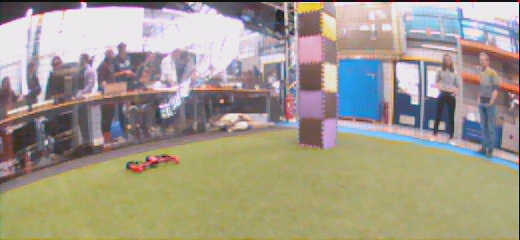
#> input picture dronet_training/testing/HMB_3/images/517950684.jpg, 520 x 240 px
$ jupyter execute run_small_CNN.ipynb
#> lines starting #> are read from the running program, lines starting #| are printed output that depends on the picture; after the words box and inside, x2 and y2 are one past the last pixel; in counts of white or black regions, pixels touching at a corner belong together
[cell 1]
import os
import matplotlib.pyplot as plt
import cv2
import random
import numpy as np

def get_image_disparity_pairs(image_folder, disparity_folder, num_pairs=6):
#> called with image_folder = 'images', disparity_folder = 'disparities', num_pairs = 6
    random.seed(42)
    # Get all image and disparity file names
    image_files = sorted(os.listdir(image_folder))
    disparity_files = sorted(os.listdir(disparity_folder))

    # Create a mapping from disparity filenames to their corresponding image filenames
    disparity_map = {f.split('-')[0]: f for f in disparity_files}

    # Find matching pairs
    pairs = []
    for img_file in image_files:
        img_id = img_file.split('.')[0]  # Extract the ID from image filename
        if img_id in disparity_map:
            pairs.append((img_file, disparity_map[img_id]))

    # Randomly select num_pairs of them
    selected_pairs = random.sample(pairs, min(num_pairs, len(pairs)))
    return selected_pairs

def plot_image_disparity_pairs(image_folder, disparity_folder, pairs):
#> called with image_folder = 'images', disparity_folder = 'disparities'
    plt.figure(figsize=(12, 12))

    for i, (image_file, disparity_file) in enumerate(pairs):
        # Read the image and disparity map
        img_path = os.path.join(image_folder, image_file)
        disparity_path = os.path.join(disparity_folder, disparity_file)

        img = cv2.imread(img_path)
#> img is the input picture: shape (240, 520, 3); mean B, G, R 139.7, 155, 162.2
        img = cv2.cvtColor(img, cv2.COLOR_BGR2RGB)  # Convert BGR to RGB
        disparity = cv2.imread(disparity_path, cv2.IMREAD_GRAYSCALE)
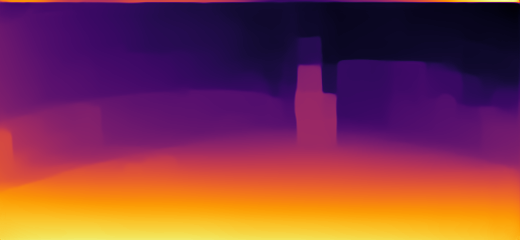
#> input picture dronet_training/testing/HMB_3/disparities/517950684-dpt_beit_large_512.png, 520 x 240 px
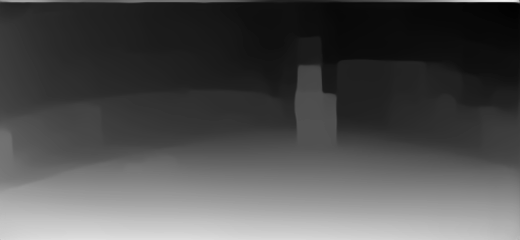
#> disparity: shape (240, 520); min 0, max 243, mean 79.5

        # Plot Image
        plt.subplot(len(pairs), 2, 2 * i + 1)
        plt.imshow(img)
        plt.axis('off')
        plt.title(f"Image: {image_file}")

        # Plot Disparity
        plt.subplot(len(pairs), 2, 2 * i + 2)
        plt.imshow(disparity, cmap='plasma')  # Use a colormap to better visualize disparities
        plt.axis('off')
        plt.title(f"Disparity: {disparity_file}")

    plt.tight_layout()
    plt.show()
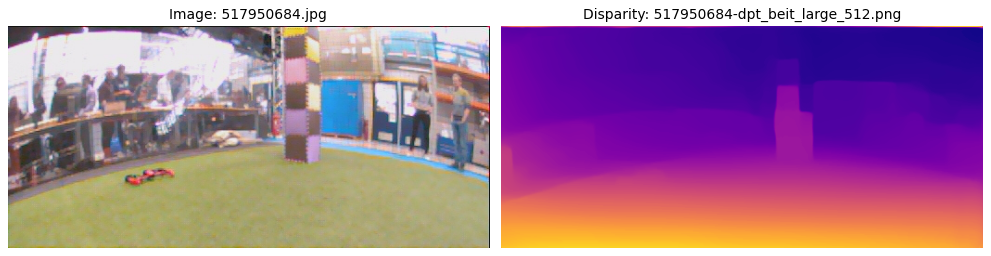
#> figure drawn by matplotlib, 2 panels

# Set folder paths
image_folder = 'images'
disparity_folder = 'disparities'

# Get image-disparity pairs
pairs = get_image_disparity_pairs(image_folder, disparity_folder, num_pairs=6)

# Plot them
plot_image_disparity_pairs(image_folder, disparity_folder, pairs)

[cell 2]
import os
import matplotlib.pyplot as plt
import cv2
import random
import numpy as np

def get_image_disparity_pairs(image_folder, disparity_folder, num_pairs=6):
    # random.seed(42)
#> called with image_folder = 'images', disparity_folder = 'disparities', num_pairs = 6
    image_files = sorted(os.listdir(image_folder))
    disparity_files = sorted(os.listdir(disparity_folder))

    disparity_map = {f.split('-')[0]: f for f in disparity_files}

    pairs = []
    for img_file in image_files:
        img_id = img_file.split('.')[0]
        if img_id in disparity_map:
            pairs.append((img_file, disparity_map[img_id]))

    return random.sample(pairs, min(num_pairs, len(pairs)))

def center_crop(image, crop_size=200):
#> called with crop_size = 200
    h, w = image.shape[:2]
#> h = 240; w = 520
    start_x = w // 2 - crop_size // 2
#> start_x = 160
    start_y = h // 2 - crop_size // 2
#> start_y = 20
    return image[start_y:start_y + crop_size, start_x:start_x + crop_size]
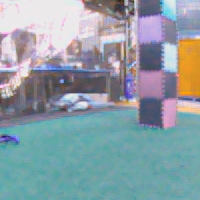
#> returned value: shape (200, 200, 3); mean of channels 0, 1, 2 165.9, 158.1, 141.3; drawn as B, G, R
#> call 2 of center_crop, with crop_size = 200
#> in center_crop (call 2), `return image[start_y:start_y + crop_size, start_x:start_x + crop_size]`:
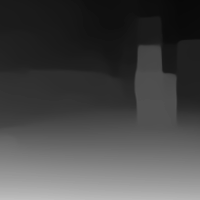
#> returned value: shape (200, 200); min 8, max 190, mean 72.3

def assign_collision_label(disparity, threshold=150, ratio=0.05, top_fraction=0.7):
    """
    Assign label 1 if more than `ratio` of pixels in the TOP part of the image
    have disparity > `threshold`. This avoids false positives from ground surfaces.
    """
#> called with threshold = 150, ratio = 0.05, top_fraction = 0.7
    h = disparity.shape[0]
#> h = 200
    top_h = int(h * top_fraction)
#> top_h = 140
    top_disparity = disparity[:top_h, :]
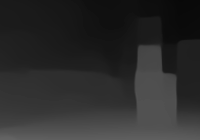
#> top_disparity: shape (140, 200); min 8, max 100, mean 43.9

    valid = top_disparity > 0
#> valid: shape (140, 200) bool; every value is 1
    close_pixels = (top_disparity > threshold) & valid
#> close_pixels: shape (140, 200) bool; every value is 0

    if np.sum(valid) == 0:
        return 0  # Avoid divide-by-zero

    collision_ratio = np.sum(close_pixels) / np.sum(valid)
#> collision_ratio = 0
    return int(collision_ratio > ratio)

def plot_image_disparity_pairs(image_folder, disparity_folder, pairs):
    plt.figure(figsize=(12, 12))

    for i, (image_file, disparity_file) in enumerate(pairs):
        img_path = os.path.join(image_folder, image_file)
        disparity_path = os.path.join(disparity_folder, disparity_file)

        img = cv2.imread(img_path)
        img = cv2.cvtColor(img, cv2.COLOR_BGR2RGB)
        img_cropped = center_crop(img)

        disparity = cv2.imread(disparity_path, cv2.IMREAD_GRAYSCALE)
        disparity_cropped = center_crop(disparity)

        label = assign_collision_label(disparity_cropped)
#> label = 0

        print(f"Pair {i+1}: {image_file}, {disparity_file} → Label: {label}")
#| Pair 1: 517950684.jpg, 517950684-dpt_beit_large_512.png → Label: 0

        # Plot cropped image
        plt.subplot(len(pairs), 2, 2 * i + 1)
        plt.imshow(img_cropped)
        plt.axis('off')
        plt.title(f"Image: {image_file}")

        # Plot cropped disparity with top region overlay
        plt.subplot(len(pairs), 2, 2 * i + 2)
        plt.imshow(disparity_cropped, cmap='plasma')
        # Draw horizontal line to show top region used
        top_h = int(disparity_cropped.shape[0] * 0.7)
#> top_h = 140
        plt.axhline(y=top_h, color='white', linestyle='--', linewidth=1)
        plt.axis('off')
        plt.title(f"Disparity: {disparity_file} | Label: {label}")

    plt.tight_layout()
    plt.show()
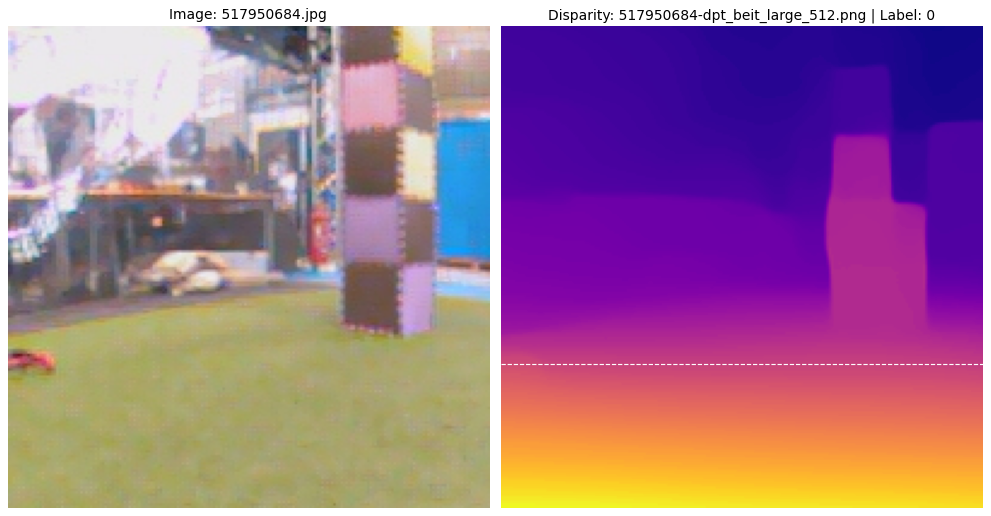
#> figure drawn by matplotlib, 2 panels

# Paths
image_folder = 'images'
disparity_folder = 'disparities'

# Run
pairs = get_image_disparity_pairs(image_folder, disparity_folder, num_pairs=6)
plot_image_disparity_pairs(image_folder, disparity_folder, pairs)

[cell 3]
import os
import matplotlib.pyplot as plt
import cv2
import random
import numpy as np
from scipy.ndimage import label, center_of_mass

def get_image_disparity_pairs(image_folder, disparity_folder, num_pairs=6):
    # random.seed(42)
#> called with image_folder = 'images', disparity_folder = 'disparities', num_pairs = 6
    image_files = sorted(os.listdir(image_folder))
    disparity_files = sorted(os.listdir(disparity_folder))

    disparity_map = {f.split('-')[0]: f for f in disparity_files}

    pairs = []
    for img_file in image_files:
        img_id = img_file.split('.')[0]
        if img_id in disparity_map:
            pairs.append((img_file, disparity_map[img_id]))

    return random.sample(pairs, min(num_pairs, len(pairs)))

def center_crop(image, crop_size=200):
#> called with crop_size = 200
    h, w = image.shape[:2]
#> h = 240; w = 520
    start_x = w // 2 - crop_size // 2
#> start_x = 160
    start_y = h // 2 - crop_size // 2
#> start_y = 20
    return image[start_y:start_y + crop_size, start_x:start_x + crop_size]

def get_steering_from_disparity(disparity, low_percentile=20):
    """
    Assigns a steering label [-1, 1] based on the horizontal position of the
    centroid of the farthest region (lowest disparity).
    """
#> called with low_percentile = 20
    # Mask: where disparity is among the lowest X% (farthest)
    threshold = np.percentile(disparity[disparity > 0], low_percentile)
#> threshold = 26
    mask = (disparity > 0) & (disparity <= threshold)
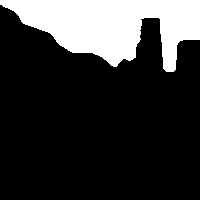
#> mask: shape (200, 200) bool; 20.9% white; 1 white region, box (x1, y1, x2, y2) and area: (0, 0, 200, 72) 8351

    # Label connected regions
    labeled, num_features = label(mask)
#> num_features = 1
    if num_features == 0:
        return 0.0, None  # default center steering if nothing is far

    # Find the largest region
    region_sizes = [(labeled == i).sum() for i in range(1, num_features + 1)]
#> region_sizes = [8351]
    largest_region_label = np.argmax(region_sizes) + 1
#> largest_region_label = 1
    region_mask = labeled == largest_region_label

    # Compute centroid of the region
    centroid_y, centroid_x = center_of_mass(region_mask)
#> centroid_y = 24.46; centroid_x = 111

    # Normalize centroid_x to range [-1, 1]
    w = disparity.shape[1]
#> w = 200
    steering = 2 * (centroid_x / w) - 1  # -1 = far left, 1 = far right
#> steering = 0.11
    return steering, (int(centroid_x), int(centroid_y))

def plot_steering_labels(image_folder, disparity_folder, pairs):
    plt.figure(figsize=(12, 12))

    for i, (image_file, disparity_file) in enumerate(pairs):
        img_path = os.path.join(image_folder, image_file)
        disparity_path = os.path.join(disparity_folder, disparity_file)

        img = cv2.imread(img_path)
        img = cv2.cvtColor(img, cv2.COLOR_BGR2RGB)
        img_cropped = center_crop(img)

        disparity = cv2.imread(disparity_path, cv2.IMREAD_GRAYSCALE)
        disparity_cropped = center_crop(disparity)

        steering, centroid = get_steering_from_disparity(disparity_cropped)
#> steering = 0.11; centroid = (110, 24)

        print(f"Pair {i+1}: {image_file}, Steering: {steering:.2f}")
#| Pair 1: 517950684.jpg, Steering: 0.11

        # Plot image
        plt.subplot(len(pairs), 2, 2 * i + 1)
        plt.imshow(img_cropped)
        if centroid:
            plt.scatter(*centroid, color='red', s=40)
            plt.text(centroid[0]+5, centroid[1], f"{steering:.2f}", color='yellow', fontsize=10)
        plt.axis('off')
        plt.title(f"Image: {image_file}")

        # Plot disparity
        plt.subplot(len(pairs), 2, 2 * i + 2)
        plt.imshow(disparity_cropped, cmap='plasma')
        if centroid:
            plt.scatter(*centroid, color='red', s=40)
            plt.text(centroid[0]+5, centroid[1], f"{steering:.2f}", color='white', fontsize=10)
        plt.axis('off')
        plt.title(f"Disparity: {disparity_file}")

    plt.tight_layout()
    plt.show()

# Paths
image_folder = 'images'
disparity_folder = 'disparities'

# Run
pairs = get_image_disparity_pairs(image_folder, disparity_folder, num_pairs=6)
plot_steering_labels(image_folder, disparity_folder, pairs)

[cell 4]
output_file = 'sync_steering.txt'

def save_steering_to_file(image_folder, disparity_folder, output_file):
#> called with image_folder = 'images', disparity_folder = 'disparities', output_file = 'sync_steering.txt'
    image_files = sorted(os.listdir(image_folder))
    disparity_files = sorted(os.listdir(disparity_folder))

    disparity_map = {f.split('-')[0]: f for f in disparity_files}

    pairs = []
    for img_file in image_files:
        img_id = img_file.split('.')[0]
        if img_id in disparity_map:
            pairs.append((img_file, disparity_map[img_id]))

    # Open the output file for writing
    with open(output_file, 'w') as f:
        f.write("Steering Value,Filename\n")  # Write header

        for img_file, disparity_file in pairs:
            img_path = os.path.join(image_folder, img_file)
            disparity_path = os.path.join(disparity_folder, disparity_file)

            disparity = cv2.imread(disparity_path, cv2.IMREAD_GRAYSCALE)
            disparity_cropped = center_crop(disparity)

            # Extract only the steering value (ignore centroid)
            steering, _ = get_steering_from_disparity(disparity_cropped)
#> steering = 0.11
            steering = round(steering, 3)

            # Write to file: steering value, image filename
            f.write(f"{steering},{img_file}\n")

    print(f"✅ sync_steering.txt created with {len(pairs)} entries in '{output_file}'")

# Generate steering values from disparity maps
save_steering_to_file(image_folder, disparity_folder, output_file)
